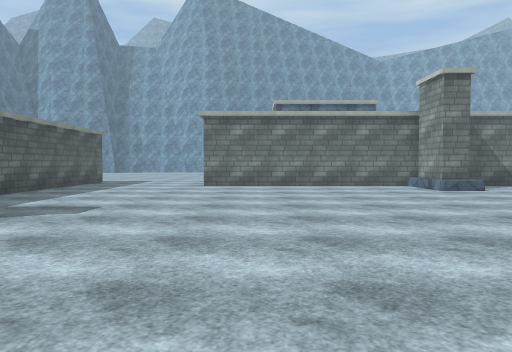
view 1 (above)

24 first-person views from a walk through a Unity game level. The camera is 1.3 m above the floor, tilts 2° down and sees 70° across. The floor is counted in squares, 2 m on a side. Each view is taken from the middle of a square. On the plan, view 1 faces up. The plan holds only what a view shows up to about 11 squares ahead; the rest is blank. The place goes on beyond the plan. The player character is not drawn. Surface patterns are stand-ins for the level's own textures.

view 2
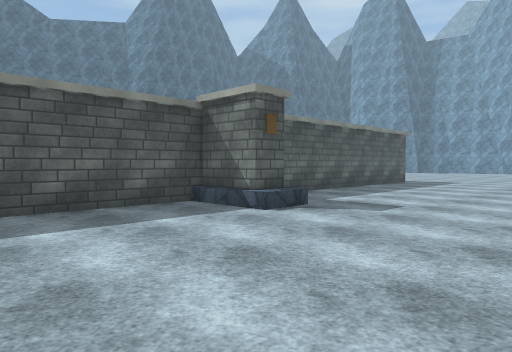

view 3
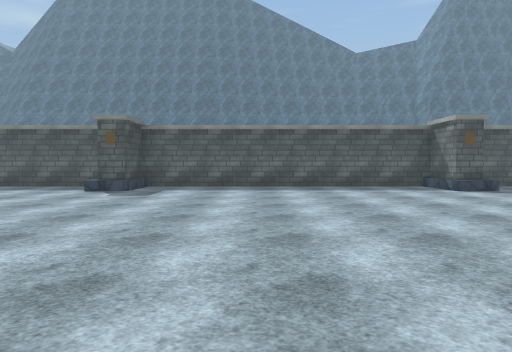

view 4
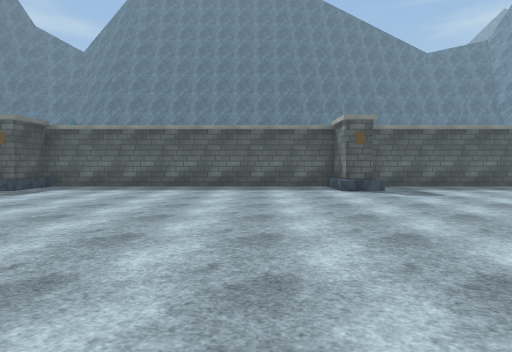

view 5
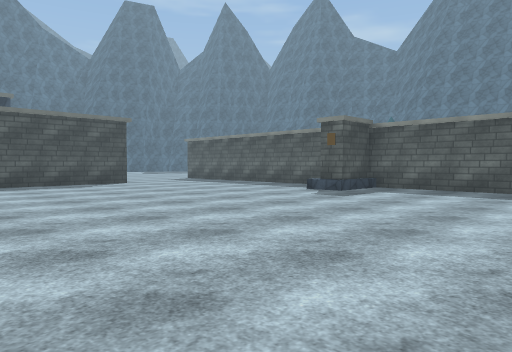

view 6
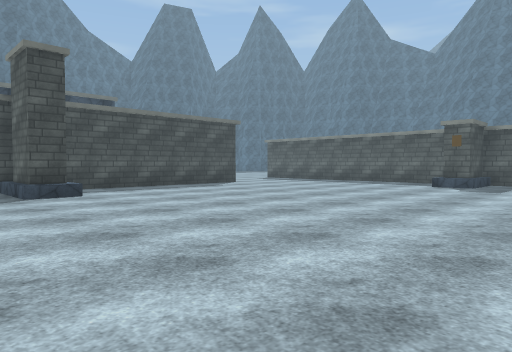

view 7
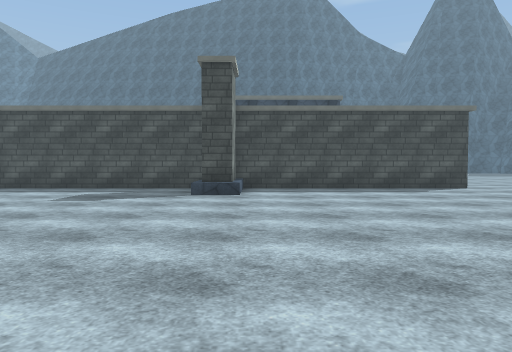

view 8
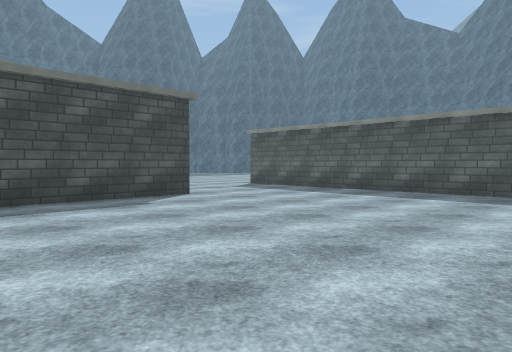

view 9
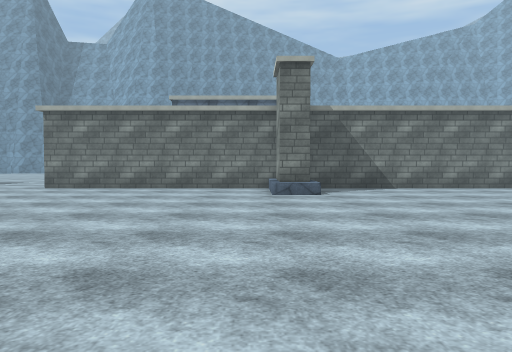

view 10
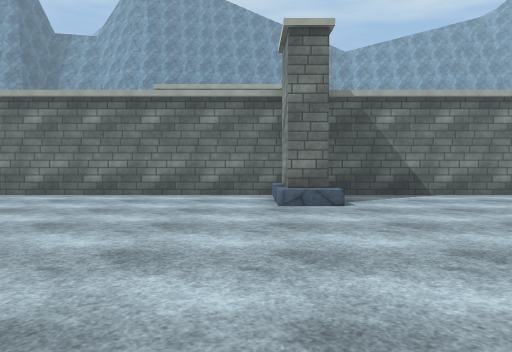

view 11
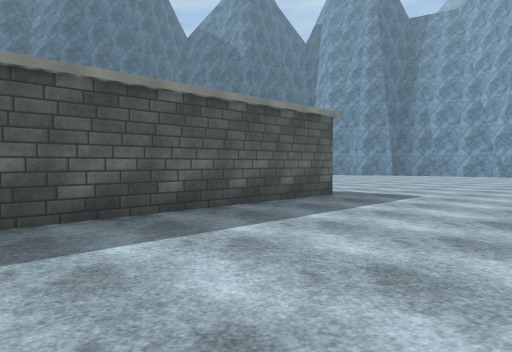

view 12
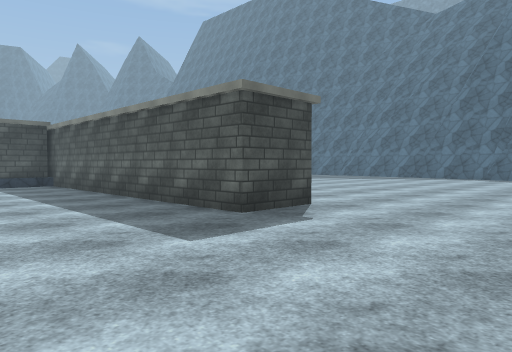

view 13
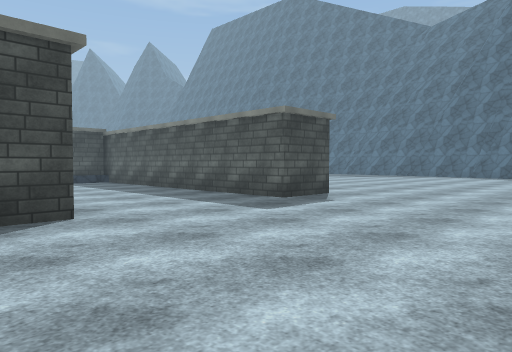

view 14
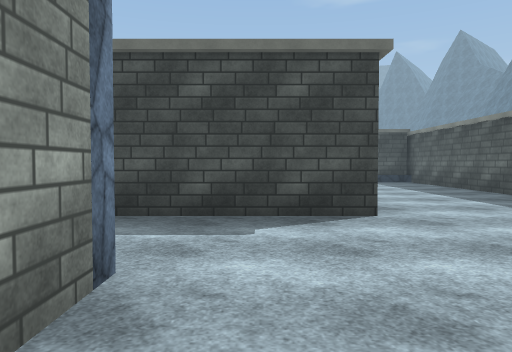

view 15
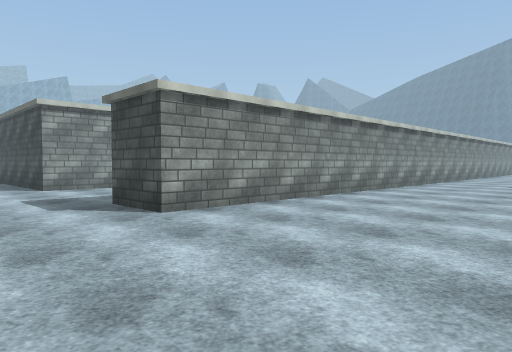

view 16
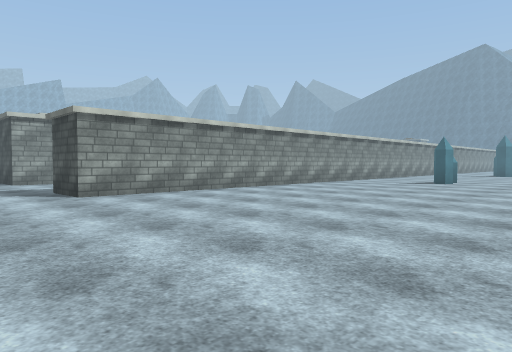

view 17
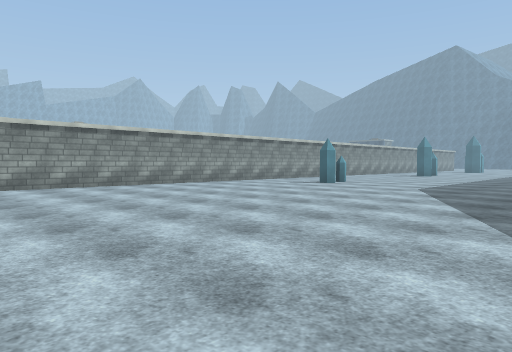

view 18
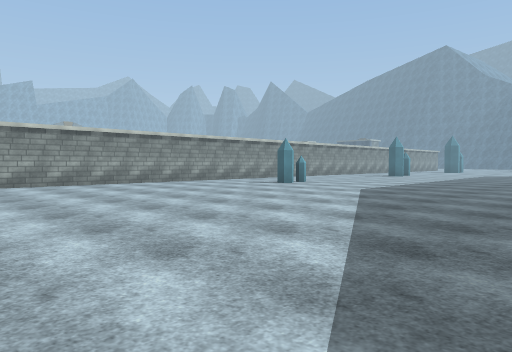

view 19
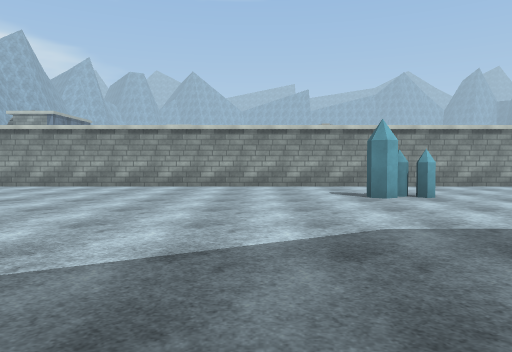

view 20
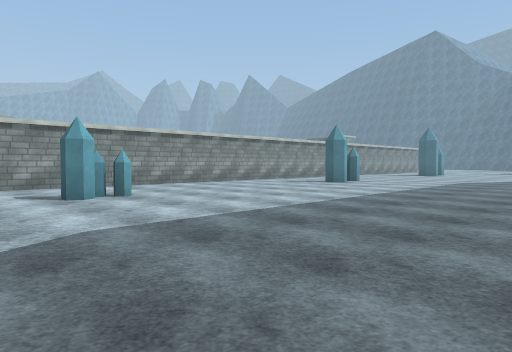

view 21
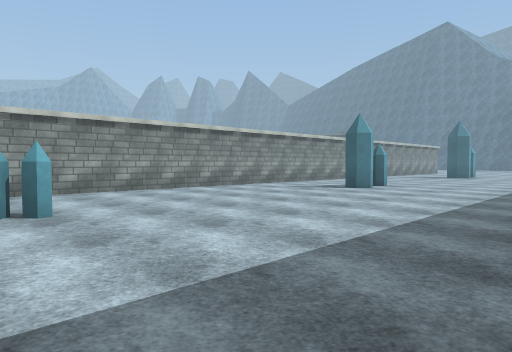

view 22
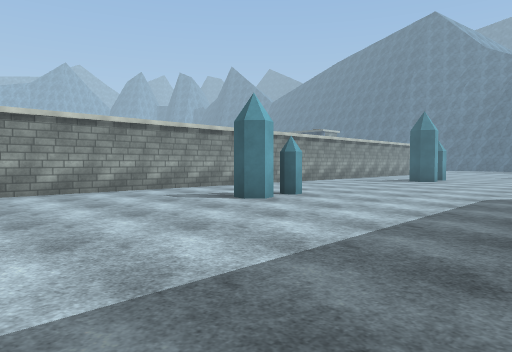

view 23
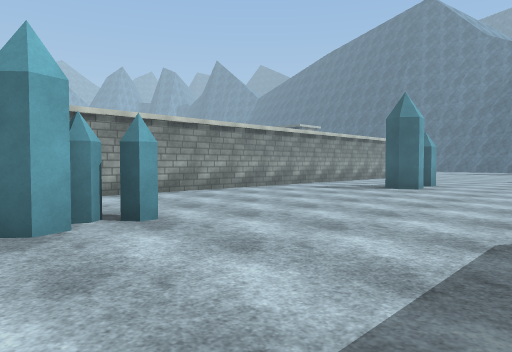

view 24
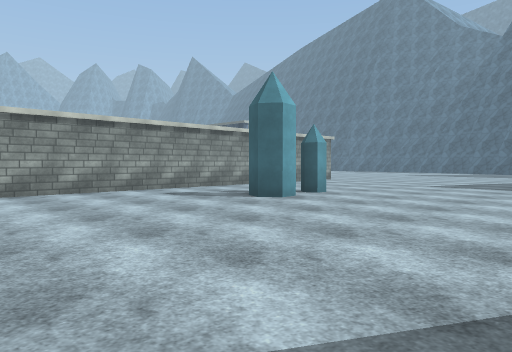

### Floor plan
Points are (right, up) in squares from view 1. A wall is a line through its corners. A room is listed if a view was taken in it or the views show most of it. See-through windows are left out.
Room 1 (views 1, 2, 3, 4, 5, 6, 7, 8, 9, 10, 11)
walls: (-5.3, -12.8) (-3.9, -12.8) (-3.9, -13.5); (-5.3, 3.7) (-5.3, -4.2) (-3.9, -4.2) (-3.9, -4.8) (-5.3, -4.8) (-5.3, -12.7); (-5.3, -14.4) (-5.3, -20.4); (-5.2, 4.5) (-3.9, 4.5) (-3.9, 3.8) (-5.3, 3.8); (4.5, -17.8) (5.3, -17.8); (5.2, -17.8) (5.2, -19.2); (5.2, 8.8) (4.5, 8.8) (4.5, 10.1); (4.5, -19) (4.5, -18.1); (-1.5, -19.5) (9.5, -19.5); (-5.3, 9.5) (-5.3, 4.1); (9.5, 10.5) (-1.5, 10.5)
low walls: (-4.4, -12.7) (-3.5, -12.7) (-3.5, -13.5); (-3.5, 3.7) (-5.3, 3.7); (-5.3, -12.7) (-4.5, -12.7); (5.3, -17.8) (5.3, -18.4); (5.3, -18.5) (5.3, -19.4)
ways out: opening at (-3.5, 9.2) to room 2
Room 2 (views 12, 13, 14, 15, 16, 17, 18, 19, 20, 21, 22, 23, 24)
walls: (-1.5, 10.9) (-1.5, 12.5) (-0.5, 12.5); (-6.8, -16.4) (-6.8, 12.5) (-5.3, 12.5) (-5.3, 9.5); (0.8, 14.8) (0.8, 15.9)
ways out: opening at (-3.5, 9.2) to room 1; opening at (0.5, 13.5)
objects: other object (-10, -16); other object (-10, -14); other object (-10, -7); other object (-10, -6); other object (-10, 2)

Where each view was taken, in squares from view 1:
view 1: 0 up, 0 right, facing up
view 2: 0 up, 0 right, facing up-left
view 3: 1 down, 5 right, facing left
view 4: 7 down, 5 right, facing left
view 5: 8 down, 4 right, facing down-left
view 6: 10 down, 7 right, facing down-left
view 7: 10 down, 4 right, facing down
view 8: 13 down, 3 right, facing down-left
view 9: 1 up, 4 right, facing up
view 10: 3 up, 4 right, facing up
view 11: 6 up, 1 left, facing up-left
view 12: 16 up, 2 left, facing down-left
view 13: 17 up, 0 right, facing down-left
view 14: 17 up, 0 right, facing down
view 15: 15 up, 11 left, facing down-right
view 16: 15 up, 14 left, facing down-right
view 17: 13 up, 17 left, facing down-right
view 18: 12 up, 18 left, facing down-right
view 19: 5 up, 17 left, facing right
view 20: 5 up, 17 left, facing down-right
view 21: 3 up, 15 left, facing down-right
view 22: 1 down, 15 left, facing down-right
view 23: 5 down, 14 left, facing down-right
view 24: 9 down, 15 left, facing down-right
